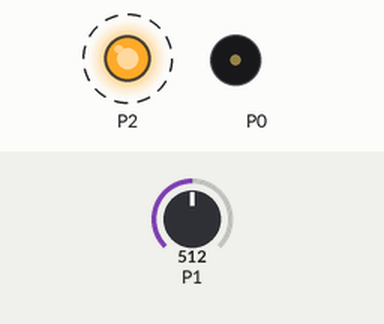
Simulated run of this program. Board: BBC micro:bit (MakeCode). Shown: output pins drawn as LEDs (lit = HIGH), buzzer (waves = sounding). Dashed ring = blinking. Inputs (shaded band) come from the test bench; at power-on: P1 = 512 (analog values on the 0–1023 scale).

Above: at 1.27 s.
1.3 s: P1 set to 104
4.8 s: P1 set to 94
At 5.6 s:
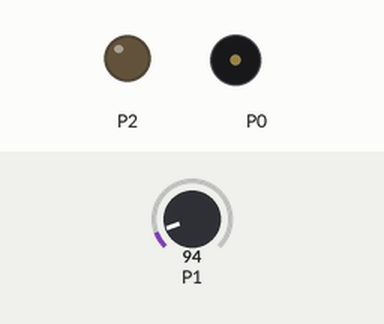
6.3 s: P1 set to 110
At 6.7 s:
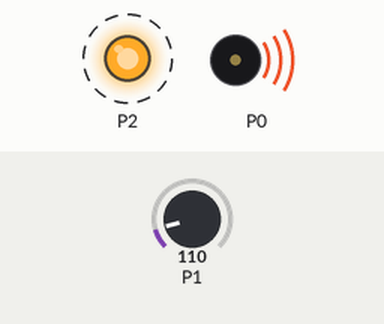
9.8 s: P1 set to 90
At 11.1 s:
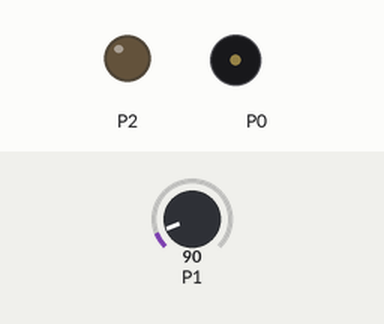
Timing chart, 0 to 12.3 s (numbered marks = the images above; inputs shaded):
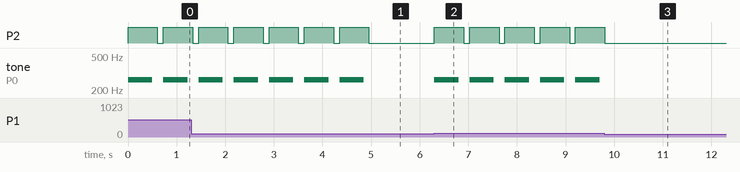

Measured:
- the behaviour switches between 100 and 99 on P1 (found by bisection; images 0 and 1)
- after the input at 4.8 s, P2: goes on until 5.0 s, then stays LOW; tone on P0: goes on until 4.9 s, then stays silent
- after the input at 6.3 s, P2: alternates HIGH for 0.61 s and LOW for 0.12 s, starting at once; tone on P0: alternates 262 Hz for 0.50 s and silent for 0.23 s, starting at once
- after the input at 9.8 s, P2: goes on until 9.8 s, then stays LOW; tone on P0: stops changing and stays silent
- by itself, P2: alternates HIGH for 0.61 s and LOW for 0.12 s
- by itself, tone on P0: alternates 262 Hz for 0.50 s and silent for 0.23 s

The program:

main.ts
```typescript
let light_value = 0
basic.forever(function () {
    light_value = pins.analogReadPin(AnalogPin.P1)
    if (light_value >= 100) {
        pins.digitalWritePin(DigitalPin.P2, 1)
        music.playTone(262, music.beat(BeatFraction.Whole))
        basic.pause(100)
        pins.digitalWritePin(DigitalPin.P2, 0)
        basic.pause(100)
    } else {
        pins.analogWritePin(AnalogPin.P0, 0)
        pins.digitalWritePin(DigitalPin.P2, 0)
    }
})
```

test.ts
```typescript
// les tests vont ici ; cela ne sera pas compilé si ce paquet est utilisé en tant qu'extension.
```
